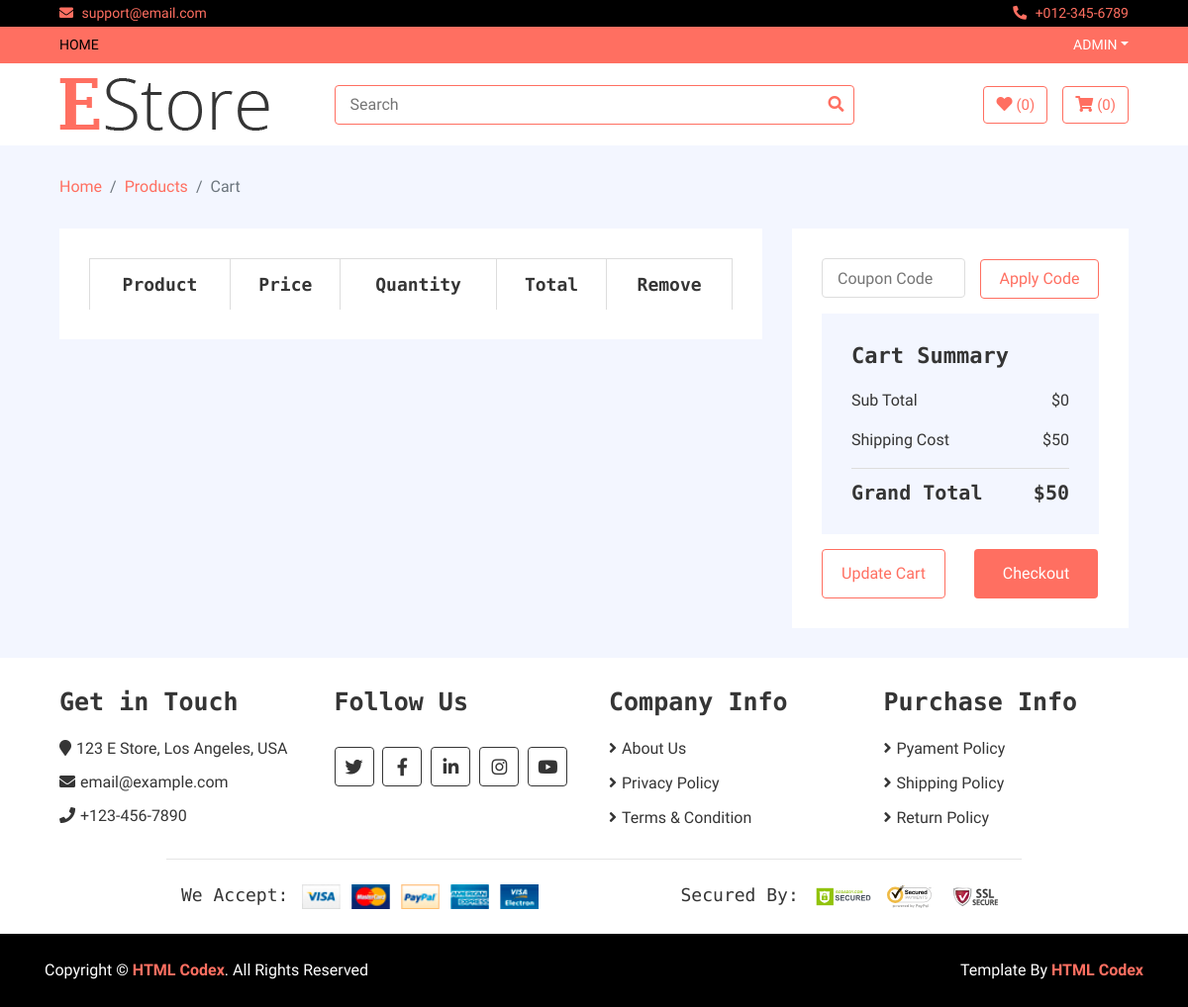
The page /cart (signed in) on the database as committed earlier.
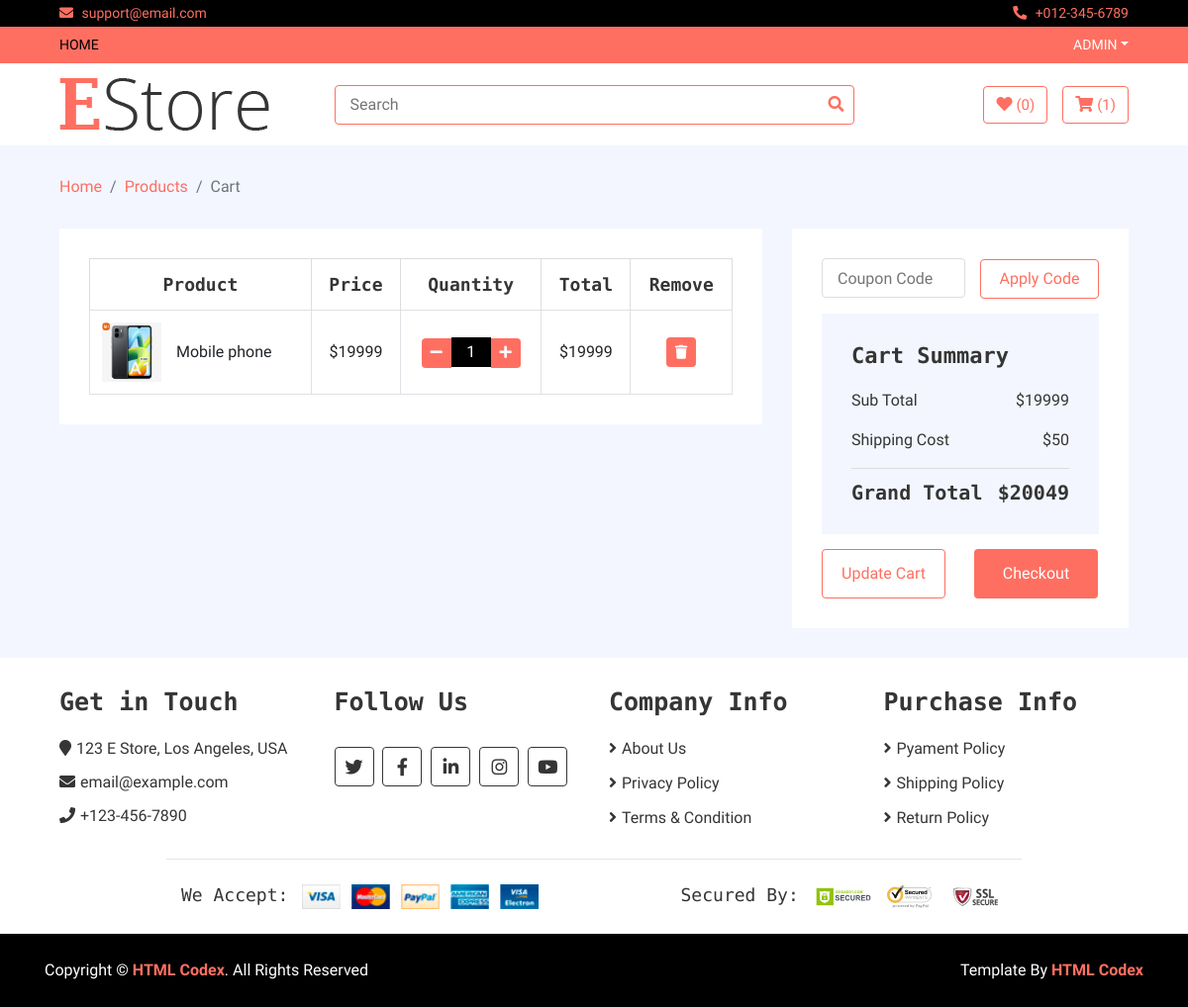
The same page on the database as committed later.
### home/models.py (models this page shows, shortened)
class Cart(models.Model):
    username = models.CharField(max_length=300)
    slug = models.CharField(max_length=300)
    quantity = models.IntegerField()
    total = models.IntegerField()
    date = models.DateTimeField(auto_now_add=True)
    checkout = models.BooleanField(default = False)
    items = models.ForeignKey(Product,on_delete=models.CASCADE)

class Product(models.Model):
    name = models.CharField(max_length=300)
    price = models.IntegerField()
    discounted_price = models.IntegerField()
    image = models.ImageField(upload_to='media')
    description = RichTextField()
    specification = RichTextField()
    category = models.ForeignKey(Category,on_delete= models.CASCADE)
    subcategory = models.ForeignKey(SubCategory,on_delete=models.CASCADE)
    brand = models.ForeignKey(Brand,on_delete=models.CASCADE)
    slug = models.CharField(max_length=500,unique=True)
    status = models.CharField(choices=STATUS,max_length=50)
    labels = models.CharField(choices=LABELS,max_length=50)

### home/views.py (the view)
# urls.py: path('cart', CartView.as_view(), name='cart'),
class CartView(BaseView):
    def get(self,request):
        username = request.user.username
        self.views['cart_counts'] = count_cart(request)
        self.views['cart_view'] = Cart.objects.filter(username = username,checkout = False)
        s = 0
        for i in self.views['cart_view']:
            s = s + i.total
        self.views['sub_total'] = s
        self.views['delevery_charge'] = 50
        self.views['grand_total'] = s + 50
        return render(request,'cart.html',self.views)

### home/views.py (called while the page is built)
def count_cart(request):
    username = request.user.username
    cart_count = Cart.objects.filter(checkout = False,username = username).count()
    return cart_count

### templates/cart.html
{% extends 'base.html' %}
{% block content %}
        <div class="breadcrumb-wrap">
            <div class="container-fluid">
                <ul class="breadcrumb">
                    <li class="breadcrumb-item"><a href="#">Home</a></li>
                    <li class="breadcrumb-item"><a href="#">Products</a></li>
                    <li class="breadcrumb-item active">Cart</li>
                </ul>
            </div>
        </div>
        <div class="cart-page">
            <div class="container-fluid">
                <div class="row">
                    <div class="col-lg-8">
                        <div class="cart-page-inner">
                            <div class="table-responsive">
                                <table class="table table-bordered">
                                    <thead class="thead-dark">
                                        <tr>
                                            <th>Product</th>
                                            <th>Price</th>
                                            <th>Quantity</th>
                                            <th>Total</th>
                                            <th>Remove</th>
                                        </tr>
                                    </thead>
                                    <tbody class="align-middle">
                                    {% for cart in cart_view %}
                                        <tr>
                                            <td>
                                                <div class="img">
                                                    <a href="#"><img src="{{cart.items.image.url}}" alt="Image"></a>
                                                    <p>{{cart.items.name}}</p>
                                                </div>
                                            </td>
                                            {% if cart.items.discounted_price > 0 %}
                                            <td>${{cart.items.discounted_price}}</td>
                                            {% else %}
                                            <td>${{cart.items.price}}</td>
                                            {% endif %}
                                            <td>
                                                <div class="qty">
                                                    <a href ="/reduce_quantity/{{cart.slug}}" ><button class="btn-minus"><i class="fa fa-minus"></i></button></a>
                                                    <input type="text" value="{{cart.quantity}}">
                                                    <a href ="/add_to_cart/{{cart.slug}}" ><button class="btn-plus"><i class="fa fa-plus"></i></button></a>
                                                </div>
                                            </td>
                                            <td>${{cart.total}}</td>
                                            <td><a href = "/delete_cart/{{cart.slug}}"><button><i class="fa fa-trash"></i></button></a></td>
                                        </tr>
                                    {% endfor %}
                                    </tbody>
                                </table>
                            </div>
                        </div>
                    </div>
                    <div class="col-lg-4">
                        <div class="cart-page-inner">
                            <div class="row">
                                <div class="col-md-12">
                                    <div class="coupon">
                                        <input type="text" placeholder="Coupon Code">
                                        <button>Apply Code</button>
                                    </div>
                                </div>
                                <div class="col-md-12">
                                    <div class="cart-summary">
                                        <div class="cart-content">
                                            <h1>Cart Summary</h1>
                                            <p>Sub Total<span>${{sub_total}}</span></p>
                                            <p>Shipping Cost<span>${{delevery_charge}}</span></p>
                                            <h2>Grand Total<span>${{grand_total}}</span></h2>
                                        </div>
                                        <div class="cart-btn">
                                            <button>Update Cart</button>
                                            <button>Checkout</button>
                                        </div>
                                    </div>
                                </div>
                            </div>
                        </div>
                    </div>
                </div>
            </div>
        </div>
{% endblock %}

### templates/base.html (shortened to what this page needs)
<!DOCTYPE html>
{% load static %}
<html lang="en">
    <head>
        <link href="https://stackpath.bootstrapcdn.com/bootstrap/4.4.1/css/bootstrap.min.css" rel="stylesheet">
        <link href="https://cdnjs.cloudflare.com/ajax/libs/font-awesome/5.10.0/css/all.min.css" rel="stylesheet">
        <link href="{% static 'lib/slick/slick.css' %}" rel="stylesheet">
        <link href="{% static 'lib/slick/slick-theme.css' %}" rel="stylesheet">
        <link href="{% static 'css/style.css' %}" rel="stylesheet">
    </head>
    <body>
        <div class="top-bar">
            <div class="container-fluid">
                <div class="row">
                    <div class="col-sm-6">
                        <i class="fa fa-envelope"></i>
                        support@email.com
                    </div>
                    <div class="col-sm-6">
                        <i class="fa fa-phone-alt"></i>
                        +012-345-6789
                    </div>
                </div>
            </div>
        </div>
        <div class="nav">
            <div class="container-fluid">
                <nav class="navbar navbar-expand-md bg-dark navbar-dark">
                    <div class="collapse navbar-collapse justify-content-between" id="navbarCollapse">
                        <div class="navbar-nav mr-auto">
                            <a href="index.html" class="nav-item nav-link active">Home</a>
                        </div>
                        <div class="navbar-nav ml-auto">
                            {% if user.is_authenticated %}
                            <div class="nav-item dropdown">
                                <a href="#" class="nav-link dropdown-toggle" data-toggle="dropdown">{{user.username}}</a>
                            </div>
                            {% endif %}
                        </div>
                    </div>
                </nav>
            </div>
        </div>
        <div class="bottom-bar">
            <div class="container-fluid">
                <div class="row align-items-center">
                    <div class="col-md-3">
                        <div class="logo">
                            <a href="index.html">
                                <img src="{% static 'img/logo.png' %}" alt="Logo">
                            </a>
                        </div>
                    </div>
                    <div class="col-md-6">
                        <form method = 'GET' action = "/search">
                        <div class="search">
                            <input name = "query" type="text" placeholder="Search">
                            <button type = "submit"><i class="fa fa-search"></i></button>
                        </div>
                        </form>
                    </div>
                    <div class="col-md-3">
                        <div class="user">
                            <a href="wishlist.html" class="btn wishlist">
                                <i class="fa fa-heart"></i>
                                <span>(0)</span>
                            </a>
                            <a href="/cart" class="btn cart">
                                <i class="fa fa-shopping-cart"></i>
                                <span>({{cart_counts}})</span>
                            </a>
                        </div>
                    </div>
                </div>
            </div>
        </div>
{% block content %}
{% endblock %}
        <div class="footer">
            <div class="container-fluid">
                <div class="row">
                    <div class="col-lg-3 col-md-6">
                        <div class="footer-widget">
                            <h2>Get in Touch</h2>
                            <div class="contact-info">
                                <p><i class="fa fa-map-marker"></i>123 E Store, Los Angeles, USA</p>
                                <p><i class="fa fa-envelope"></i>email@example.com</p>
                                <p><i class="fa fa-phone"></i>+123-456-7890</p>
                            </div>
                        </div>
                    </div>
                    <div class="col-lg-3 col-md-6">
                        <div class="footer-widget">
                            <h2>Follow Us</h2>
                            <div class="contact-info">
                                <div class="social">
                                    <a href=""><i class="fab fa-twitter"></i></a>
                                    <a href=""><i class="fab fa-facebook-f"></i></a>
                                    <a href=""><i class="fab fa-linkedin-in"></i></a>
                                    <a href=""><i class="fab fa-instagram"></i></a>
                                    <a href=""><i class="fab fa-youtube"></i></a>
                                </div>
                            </div>
                        </div>
                    </div>
                    <div class="col-lg-3 col-md-6">
                        <div class="footer-widget">
                            <h2>Company Info</h2>
                            <ul>
                                <li><a href="#">About Us</a></li>
                                <li><a href="#">Privacy Policy</a></li>
                                <li><a href="#">Terms & Condition</a></li>
                            </ul>
                        </div>
                    </div>
                    <div class="col-lg-3 col-md-6">
                        <div class="footer-widget">
                            <h2>Purchase Info</h2>
                            <ul>
                                <li><a href="#">Pyament Policy</a></li>
                                <li><a href="#">Shipping Policy</a></li>
                                <li><a href="#">Return Policy</a></li>
                            </ul>
                        </div>
                    </div>
                </div>
                <div class="row payment align-items-center">
                    <div class="col-md-6">
                        <div class="payment-method">
                            <h2>We Accept:</h2>
                            <img src="img/payment-method.png" alt="Payment Method" />
                        </div>
                    </div>
                    <div class="col-md-6">
                        <div class="payment-security">
                            <h2>Secured By:</h2>
                            <img src="img/godaddy.svg" alt="Payment Security" />
                            <img src="img/norton.svg" alt="Payment Security" />
                            <img src="img/ssl.svg" alt="Payment Security" />
                        </div>
                    </div>
                </div>
            </div>
        </div>
        <div class="footer-bottom">
            <div class="container">
                <div class="row">
                    <div class="col-md-6 copyright">
                        <p>Copyright &copy; <a href="https://htmlcodex.com">HTML Codex</a>. All Rights Reserved</p>
                    </div>
                    <div class="col-md-6 template-by">
                        <p>Template By <a href="https://htmlcodex.com">HTML Codex</a></p>
                    </div>
                </div>
            </div>
        </div>
    </body>
</html>

Rows that differ between the two databases and show on the page:
added Cart: items.image (picture), items.name "Mobile phone", items.discounted_price "19999", quantity "1", total "19999"
Other text that changed with them:
{{ cart_counts }}: "0" → "1"
{{ sub_total }}: "0" → "19999"
{{ grand_total }}: "50" → "20049"
